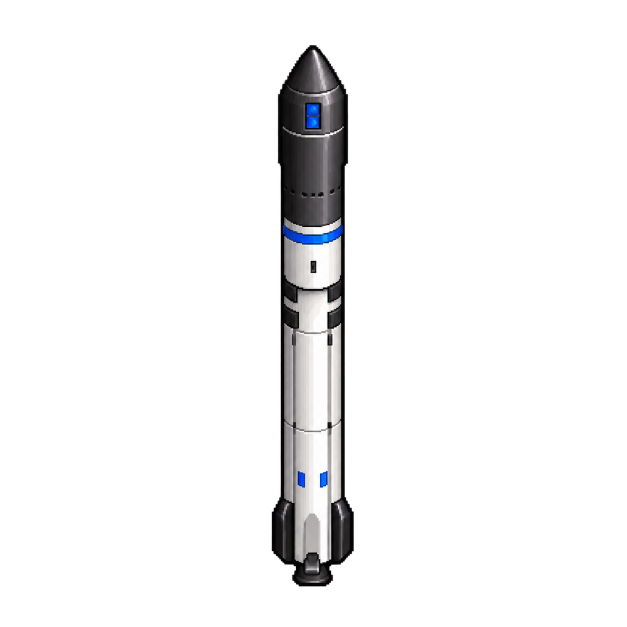
#> input picture mods/newgrf/future_logistics/art/originals/rocket_idle.png, 1254 x 1254 px (shown at 1/2 size)
$ python make_sprites.py
#> lines starting #> are read from the running program, lines starting #| are printed output that depends on the picture
#!/usr/bin/env python3
# GPL-2.0-only. Makes the Starship NewGRF's game sprites from the handoff art. Needs Pillow.
#
#   python3 tools/make_sprites.py
#
# Rocket: the opaque core of each rocket image is cropped and scaled to game size. A rocket stands
# upright, so the same sprite serves all eight directions. Besides the parked rocket there are three
# flame frames for flight and three of flame and exhaust plume for launch and landing, drawn as the
# helicopter's rotor so the game animates them while the engine runs.
# Launch pad: the empty spaceport image is scaled to a 4x4 tile footprint and cut into one piece per
# tile of the launch site's layout. Every pixel goes to exactly one tile, and each piece is its tile's
# ground sprite (with concrete where the art does not reach), so nothing is drawn over anything else
# and the pieces rebuild the image whatever order the tiles are drawn in. In OpenTTD's view a tile's x axis runs down and to the left
# and its y axis down and to the right.
import json
import random
from pathlib import Path

from PIL import Image, ImageDraw, ImageFilter

HERE = Path(__file__).resolve().parent.parent
ART = HERE.parent / "future_logistics" / "art" / "originals"
GFX = HERE / "gfx"

# Rocket body height at normal zoom, in pixels: standing on the launch mount, its top reaches the upper clamp
# arm of the tower (measured in game).
ROCKET_HEIGHT = 125
TILE_W, TILE_H = 64, 32  # A tile's ground diamond at normal zoom.
PAD_TILES = 4  # The art's footprint, in tiles each way.
# The launch site's layout, in tiles along x and y, and where the art's footprint starts in it. The offset puts
# the art's launch mount (measured in game: 0.6 and 11.9 sixteenths of a tile off the footprint's middle) at
# (44, 38.5) sixteenths, between the country airport's helicopter take-off (44, 37) and landing (44, 40) spots.
# The art's back edge then reaches a quarter of a tile past the layout's north-east side.
LAYOUT_TILES = (4, 4)
ART_OFFSET = (0.71, -0.24)
ROTOR_Z_OFFSET = 5  # A helicopter's rotor is drawn this many pixels above its body (aircraft.h).
# Where the lit rocket stands, relative to its position at the launch site's take-off spot, in pixels at normal
# zoom (measured in game with the airport's ground grid drawn over a screenshot): the clamp opening on top of
# the launch mount is this far right of and above the take-off spot. In flight the offset makes no difference.
MOUNT_OFFSET = (30, -12)


def opaque_crop(image, threshold=200, alpha_floor=60):
    """Crop to the solid part of an image and drop faint glow below alpha_floor."""
    alpha = image.getchannel("A")
    box = alpha.point(lambda a: 255 if a > threshold else 0).getbbox()
    cropped = image.crop(box)
    r, g, b, a = cropped.split()
    a = a.point(lambda v: 0 if v < alpha_floor else v)
    return Image.merge("RGBA", (r, g, b, a)), box


def drop_fringe(image, floor=24):
    """Clear the near-transparent fringe that resizing leaves around an image."""
    r, g, b, a = image.split()
    return Image.merge("RGBA", (r, g, b, a.point(lambda v: 0 if v < floor else v)))


def body_width(core):
    """Median width of the solid part of the rocket's upper half, which is all body."""
    alpha = core.getchannel("A")
    widths = []
    for y in range(core.height // 8, core.height // 2):
        row = [x for x in range(core.width) if alpha.getpixel((x, y)) > 200]
        if row:
            widths.append(row[-1] - row[0] + 1)
    return sorted(widths)[len(widths) // 2]


def flame_start(core):
    """Row where the powered rocket's flame starts: the first row from the top that is mostly orange."""
    pixels = core.load()
    for y in range(core.height // 2, core.height):
        warm = sum(1 for x in range(core.width) if pixels[x, y][3] > 200 and pixels[x, y][0] > 200 and pixels[x, y][2] < 120)
        solid = sum(1 for x in range(core.width) if pixels[x, y][3] > 200)
        if solid and warm * 2 > solid:
            return y
    return core.height * 9 // 10


def save_rocket(info, name, sprite, zoom, base):
    """Save one rocket frame; base is the row of the rocket's foot, which sits on the vehicle's position."""
    sprite.save(GFX / f"{name}_{zoom}x.png")
    info[f"{name}_{zoom}x"] = {"width": sprite.width, "height": sprite.height, "xrel": -(sprite.width // 2), "yrel": -base}


def plume(width, height, frame, zoom):
    """An exhaust plume: soft grey puffs spreading below the flame. Different for each frame."""
    image = Image.new("RGBA", (width, height))
    draw = ImageDraw.Draw(image)
    rng = random.Random(frame)
    for _ in range(14):
        y = rng.uniform(0.15, 0.95) * height
        spread = (y / height) * width * 0.45
        x = width / 2 + rng.uniform(-spread, spread)
        r = rng.uniform(1.5, 3.5) * zoom * (ROCKET_HEIGHT / 44) * (0.6 + y / height)
        shade = rng.randint(190, 240)
        draw.ellipse((x - r, y - r * 0.7, x + r, y + r * 0.7), fill=(shade, shade, shade, rng.randint(150, 220)))
    return image.filter(ImageFilter.GaussianBlur(0.6 * zoom * ROCKET_HEIGHT / 44))


def rocket_sprites(info):
    idle = Image.open(ART / "rocket_idle.png").convert("RGBA")
#> idle is the input picture: PIL image 1254x1254 RGBA; mean R, G, B, A 10.5, 10.5, 10.9, 22
    powered = Image.open(ART / "rocket_powered.png").convert("RGBA")
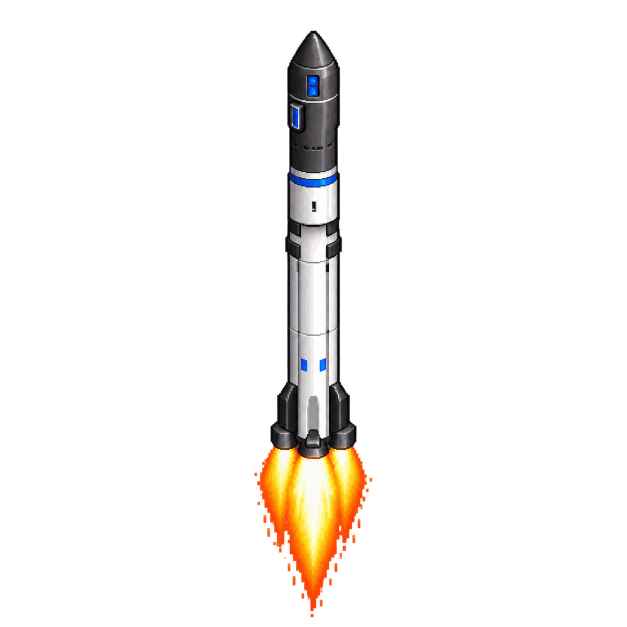
#> input picture mods/newgrf/future_logistics/art/originals/rocket_powered.png, 1254 x 1254 px (shown at 1/2 size)
#> powered is the input picture: PIL image 1254x1254 RGBA; mean R, G, B, A 15.1, 11.9, 9.2, 21.2
    idle_core, idle_box = opaque_crop(idle)
#> in opaque_crop, `box = alpha.point(lambda a: 255 if a > threshold else 0).getbbox()`: box = (544, 91, 707, 1172)
#> in opaque_crop, `r, g, b, a = cropped.split()`:
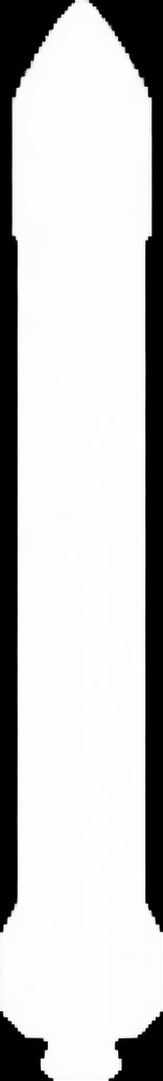
#> a: PIL image 163x1081 L; min 0, max 255, mean 195.9
#> idle_box = (544, 91, 707, 1172)
    powered_core, powered_box = opaque_crop(powered)
#> call 2 of opaque_crop, with threshold = 200, alpha_floor = 60
#> in opaque_crop (call 2), `alpha = image.getchannel("A")`:
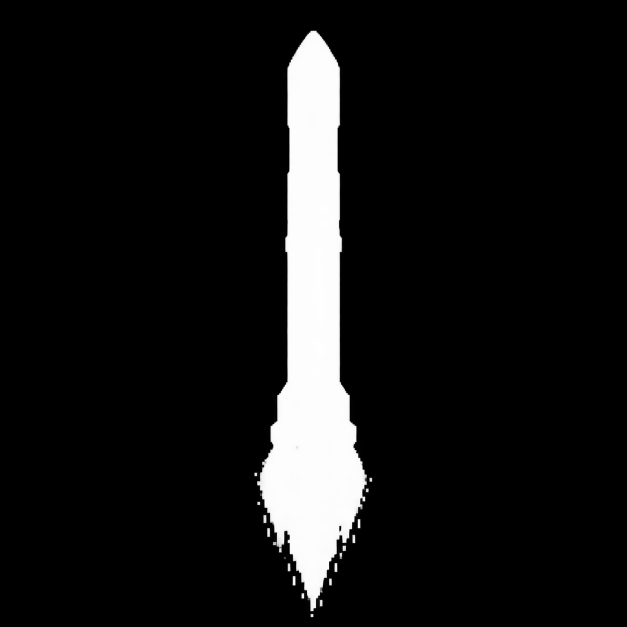
#> alpha: PIL image 1254x1254 L (shown at 1/2 size); min 0, max 255, mean 21.2
#> in opaque_crop (call 2), `box = alpha.point(lambda a: 255 if a > threshold else 0).getbbox()`: box = (510, 62, 743, 1234)
#> in opaque_crop (call 2), `r, g, b, a = cropped.split()`:
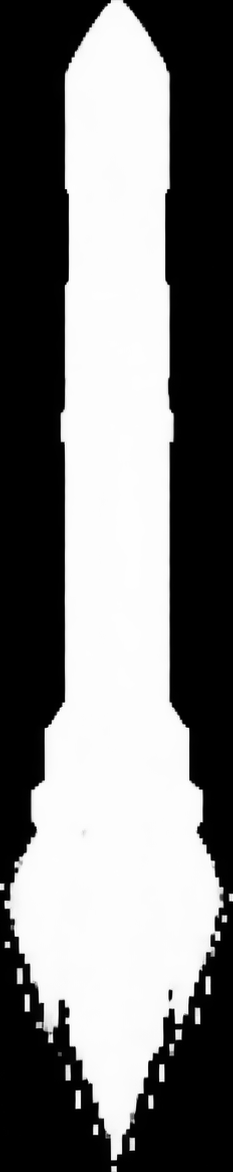
#> a: PIL image 233x1172 L; min 0, max 255, mean 122.2
#> powered_box = (510, 62, 743, 1234)
    # The two images are drawn at different scales, so each gets its own: the idle rocket is scaled to
    # ROCKET_HEIGHT, and the powered one so its body is as wide as the idle rocket's.
    scale = ROCKET_HEIGHT / idle_core.height
#> scale = 0.116
    powered_scale = scale * body_width(idle_core) / body_width(powered_core)
#> after the loop in body_width, `for y in range(core.height // 8, core.height // 2):`: widths = 405 values, max 138 at index 0, min 127 at index 105, mean 129.8
#> powered_scale = 0.141
    for zoom in (1, 2):
        w = max(2, round(idle_core.width * scale * zoom))
        h = max(2, round(idle_core.height * scale * zoom))
        # The body: the rocket's foot is two pixels (at normal zoom) below the vehicle's position.
        body = drop_fringe(idle_core.resize((w, h), Image.LANCZOS))
        save_rocket(info, "rocket_idle", body, zoom, h - 2 * zoom)
        pw = max(2, round(powered_core.width * powered_scale * zoom))
        ph = max(2, round(powered_core.height * powered_scale * zoom))
        lit = drop_fringe(powered_core.resize((pw, ph), Image.LANCZOS))
        flame = lit.crop((0, round(flame_start(powered_core) * powered_scale * zoom), pw, ph))
        # The rocket with its engines lit is drawn as the helicopter's rotor, which the game draws ROTOR_Z_OFFSET
        # above the body and redraws every tick while the engine runs (the body is only redrawn when it moves).
        flames, plumes = [], []
        for frame, stretch in enumerate((0.8, 1.0, 1.25)):
            fh = max(1, round(flame.height * stretch))
            stretched = flame.resize((pw, fh), Image.LANCZOS)
            # Flight: the rocket over its flame, which flickers by changing length.
            flames.append(lit_rocket(body, stretched, None, zoom))
            # Launch and landing: the rocket over its flame and a spreading exhaust plume, which grows with the rocket.
            cloud_w, cloud_h = round(26 * zoom * ROCKET_HEIGHT / 44), round(18 * zoom * ROCKET_HEIGHT / 44)
            plumes.append(lit_rocket(body, stretched, plume(cloud_w, fh + cloud_h, frame, zoom), zoom))
        save_rotor_strip(info, "flame", flames, zoom)
        save_rotor_strip(info, "plume", plumes, zoom)
#> this loop made 2 passes
#> (pw, ph) on passes 1 to 2: (33, 165), (66, 331)


def lit_rocket(body, flame, cloud, zoom):
    """The rocket body over its flame, and an exhaust cloud under the flame if given, with rotor offsets."""
    width = max(body.width, flame.width, cloud.width if cloud else 0)
    foot = body.height - zoom
    height = max(foot + flame.height, foot + (cloud.height if cloud else 0))
    image = Image.new("RGBA", (width, height))
    if cloud:
        image.alpha_composite(cloud, ((width - cloud.width) // 2, foot))
    image.alpha_composite(flame, ((width - flame.width) // 2, foot))
    image.alpha_composite(body, ((width - body.width) // 2, 0))
    # The body's top is (body height - 2) pixels above the vehicle's position at normal zoom, moved to the launch
    # mount's clamp; the rotor is drawn ROTOR_Z_OFFSET pixels higher than the body, so its sprite starts that
    # much lower relative to it.
    return (image, -(width // 2) + MOUNT_OFFSET[0] * zoom,
            -(body.height - 2 * zoom) + MOUNT_OFFSET[1] * zoom + ROTOR_Z_OFFSET * zoom)


def save_rotor_strip(info, name, frames, zoom):
    """Save rotor frames side by side: a blank sprite for the stopped rotor (position 0), then one per turning position."""
    blank = (Image.new("RGBA", (1, 1)), 0, 0)
    frames = [blank] + frames
    strip = Image.new("RGBA", (sum(f[0].width + 1 for f in frames), max(f[0].height for f in frames)))
    boxes, x = [], 0
    for image, xrel, yrel in frames:
        strip.alpha_composite(image, (x, 0))
        boxes.append([x, 0, image.width, image.height, xrel, yrel])
        x += image.width + 1
    strip.save(GFX / f"{name}_strip_{zoom}x.png")
    info[f"{name}_strip_{zoom}x"] = boxes


CONCRETE = (126, 126, 122, 255)  # Fill for the parts of the layout the art does not reach.


def pad_tiles(info):
    art = Image.open(ART / "spaceport_empty.webp").convert("RGBA")
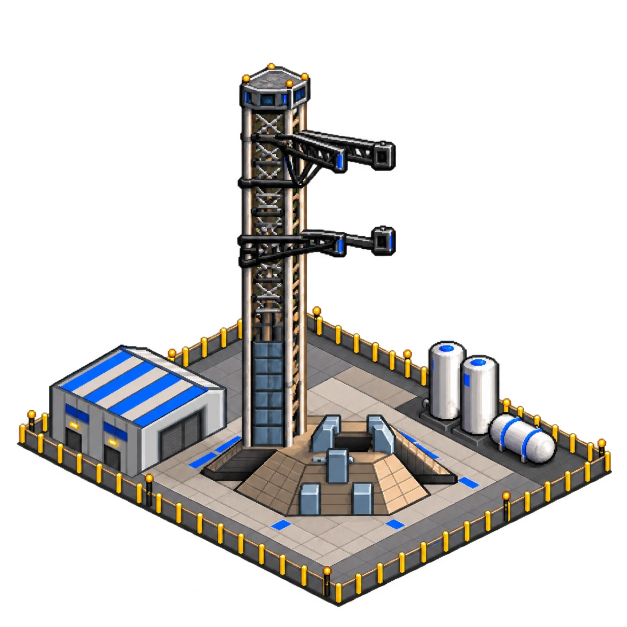
#> input picture mods/newgrf/future_logistics/art/originals/spaceport_empty.webp, 1254 x 1254 px (shown at 1/2 size)
#> art is the input picture: PIL image 1254x1254 RGBA; mean R, G, B, A 38.9, 36.8, 35.1, 78.6
    art = art.crop(art.getchannel("A").getbbox())
#> art: PIL image 1240x1231 RGBA
    for zoom in (1, 2):
        tw, th = TILE_W * zoom, TILE_H * zoom
        width = tw * PAD_TILES
        height = round(art.height * width / art.width)
        image = drop_fringe(art.resize((width, height), Image.LANCZOS))
        r, g, b, a = image.split()
        image = Image.merge("RGBA", (r, g, b, a.point(lambda v: 255 if v >= 96 else 0)))
        # The art's footprint: its south corner is the image's bottom centre, so its north corner is width / 2 above.
        # The layout's north corner is ART_OFFSET tiles back from that along x (up and to the right on screen)
        # and y (up and to the left), snapped to whole pixels so every piece's offsets are exact.
        art_x, art_y = width / 2, height - th * PAD_TILES
        north_x = round(art_x + (ART_OFFSET[0] - ART_OFFSET[1]) * tw / 2)
        north_y = round(art_y - (ART_OFFSET[0] + ART_OFFSET[1]) * th / 2)
        # A canvas holding both the art and the layout's whole ground, so uncovered ground can be filled.
        lw, lh = LAYOUT_TILES
        left = min(0, north_x - lh * tw // 2)
        top = min(0, north_y)
        right = max(width, north_x + lw * tw // 2)
        bottom = max(height, north_y + (lw + lh) * th // 2)
        canvas = Image.new("RGBA", (right - left, bottom - top))
        canvas.alpha_composite(image, (-left, -top))
        north_x, north_y = north_x - left, north_y - top
        source = canvas.load()
        tiles = [(x, y) for x in range(lw) for y in range(lh)]
        pieces = {key: Image.new("RGBA", canvas.size) for key in tiles}
        targets = {key: piece.load() for key, piece in pieces.items()}
        for py in range(canvas.height):
            for px in range(canvas.width):
                # Ground position the pixel would have if it lay on the ground, in tiles from the layout's north corner.
                # u runs down and to the right (the y axis), v down and to the left (the x axis).
                sx, sy = (px + 0.5 - north_x) / (tw / 2), (py + 0.5 - north_y) / (th / 2)
                u, v = (sy + sx) / 2, (sy - sx) / 2
                on_ground = 0 <= v < lw and 0 <= u < lh
                if source[px, py][3] == 0 and not on_ground:
                    continue
                tx = min(lw - 1, max(0, int(v // 1)))
                ty = min(lh - 1, max(0, int(u // 1)))
                # Each piece is its tile's ground sprite: the art where there is art, concrete on the rest of the tile.
                targets[(tx, ty)][px, py] = source[px, py] if source[px, py][3] else CONCRETE
        for (x, y), piece in pieces.items():
            box = piece.getbbox()
            name = f"pad_{x}_{y}_{zoom}x"
            piece = piece.crop(box)
            piece.save(GFX / f"{name}.png")
            # Offsets from the tile's own north corner, which is (y - x) * tw / 2 across and (x + y) * th / 2 down
            # from the layout's north corner.
            tile_x = north_x + (y - x) * tw // 2
            tile_y = north_y + (x + y) * th // 2
            info[name] = {"width": piece.width, "height": piece.height, "xrel": box[0] - tile_x, "yrel": box[1] - tile_y}
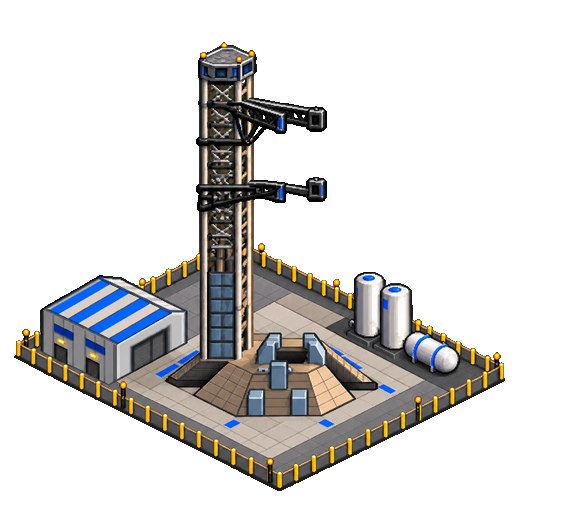
#> canvas: PIL image 573x508 RGBA; mean R, G, B, A 34, 32.7, 31.4, 73.3; transparent parts drawn white
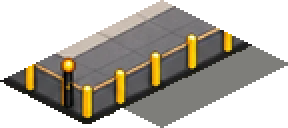
#> piece: PIL image 144x64 RGBA (shown 2 times larger); mean R, G, B, A 63.7, 59.4, 50.7, 134.6; transparent parts drawn white
#> after the loop, info = 38 items


def update_pad_nml(info):
    """Keep the NML footprint and sprite bounds in sync with generated pixels."""
    lines = []
    for y in range(LAYOUT_TILES[1]):
        for x in range(LAYOUT_TILES[0]):
            name = f'pad_{x}_{y}'
            for zoom in (1, 2):
                m = info[f'{name}_{zoom}x']
                args = f"0, 0, {m['width']}, {m['height']}, {m['xrel']}, {m['yrel']}"
                prefix = 'spriteset' if zoom == 1 else 'alternative_sprites'
                level = 'ZOOM_LEVEL_NORMAL' if zoom == 1 else 'ZOOM_LEVEL_IN_2X'
                lines.append(f'{prefix}(pad_sprite_{x}_{y}, {level}, BIT_DEPTH_32BPP, "gfx/{name}_{zoom}x.png") {{ [{args}] }}')
            lines.append(f'spritelayout pad_layout_{x}_{y} {{ ground {{ sprite: pad_sprite_{x}_{y}(0); }} }}')
            lines.append(f'item(FEAT_AIRPORTTILES, pad_tile_{x}_{y}, {y * LAYOUT_TILES[0] + x}) {{ property {{ substitute: 0; }} graphics {{ default: pad_layout_{x}_{y}; }} }}')
    lines.append('tilelayout starship_pad_layout { rotation: DIRECTION_NORTH;')
    for y in range(LAYOUT_TILES[1]):
        for x in range(LAYOUT_TILES[0]):
            lines.append(f'    {x}, {y}: pad_tile_{x}_{y};')
    lines.append('}')
    p = HERE / 'starship.nml'
#> (the run stopped early here; a loop or call above may not have finished)
